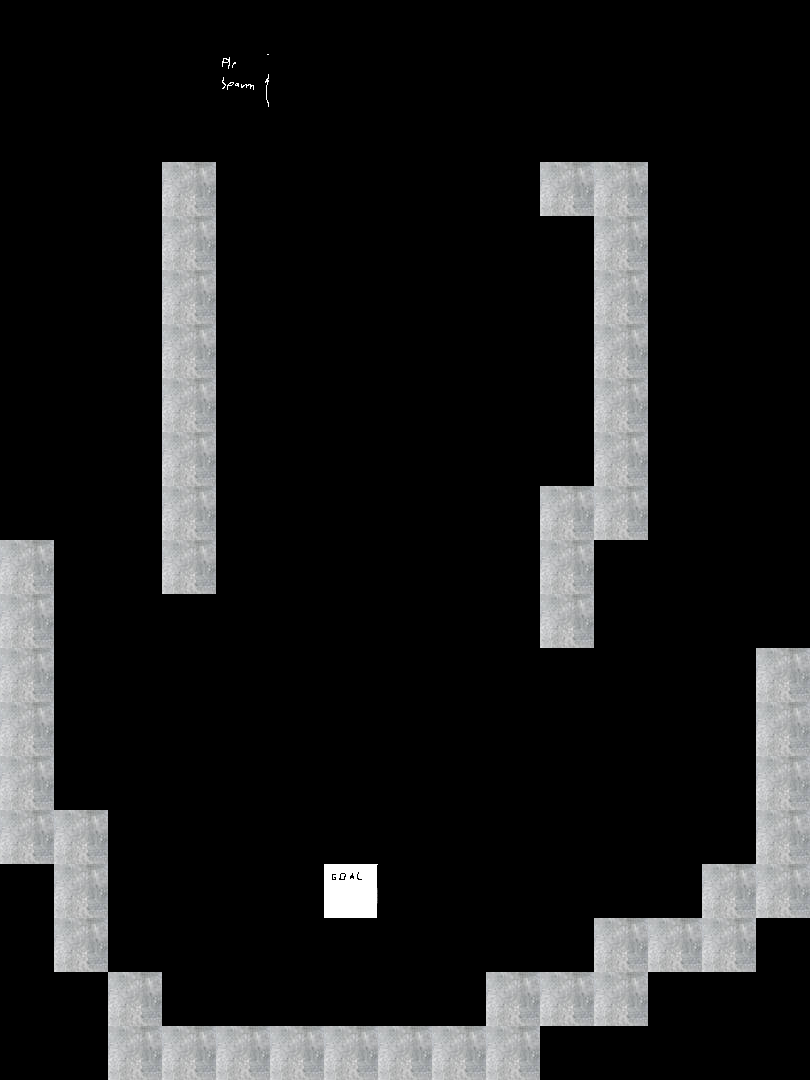

A level layout from a 2D game, rendered from its tile map. Below: a short description, then the map file with tile-grid data replaced by summaries:
An orthogonal 15x20 tile map with 54x54 px tiles, 1 tile layer (Tile Layer 1).

<map version="1.9" tiledversion="1.9.0" orientation="orthogonal" renderorder="right-down" width="15" height="20" tilewidth="54" tileheight="54" infinite="0" nextlayerid="4" nextobjectid="5">
 <tileset firstgid="1" source="temp2.tsx" />
 <layer id="1" name="Tile Layer 1" width="15" height="20">
  <data>[300 cells, 51 non-empty, 3 distinct tile ids]</data>
 </layer>
</map>